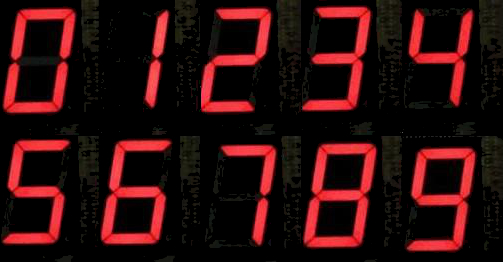
#> input picture image/7seg.jpg, 503 x 262 px
$ python main.py   (Python 2 division)   (older library calls are emulated)
#> lines starting #> are read from the running program, lines starting #| are printed output that depends on the picture; after the words box and inside, x2 and y2 are one past the last pixel; in counts of white or black regions, pixels touching at a corner belong together
import sys
sys.path.append('/usr/local/lib/python2.7/site-packages')
import numpy as np
import cv2
import fd_util
def show_img(im_stack):
    cv2.imshow('image', im_stack)
    cv2.waitKey(0)
    cv2.destroyAllWindows()

def print_img_size(im):
    result = im.shape
    print('len of im:' + str(len(result)))
    print result[1], result[0]

# open in grayscale
im = cv2.imread('image/7seg.jpg')
#> im is the input picture: shape (262, 503, 3); mean B, G, R 13.1, 12.8, 46.4
#print_img_size(im)

imgray = cv2.cvtColor(im, cv2.COLOR_BGR2GRAY)
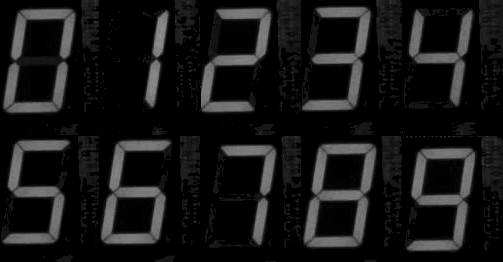
#> imgray: shape (262, 503); min 0, max 149, mean 22.9
#print_img_size(imgray)

imgblur = cv2.GaussianBlur(imgray, (5, 5), 0)
#print_img_size(imgblur)

# find contours
ret, thres = cv2.threshold(imgblur, 0, 255, cv2.THRESH_BINARY + cv2.THRESH_OTSU)
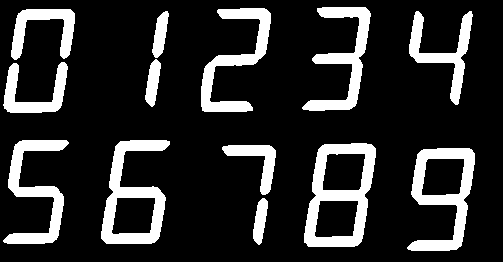
#> thres: shape (262, 503); 17.4% white; 13 white regions, largest, box (x1, y1, x2, y2) and area: (304, 143, 376, 247) 3285, (101, 140, 170, 244) 2879, (407, 148, 475, 251) 2800
#> ret = 53
#print_img_size(thres)

kernel = np.ones((5, 5), np.uint8)
dilation = cv2.dilate(thres, kernel, iterations = 2)
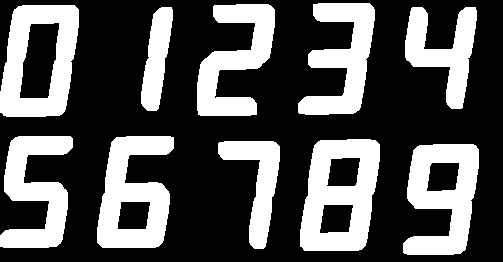
#> dilation: shape (262, 503); 33% white; 10 white regions
#print_img_size(dilation)

_, contours, hierarchy = cv2.findContours(dilation, cv2.RETR_TREE, cv2.CHAIN_APPROX_SIMPLE)
#> contours = 15 contours; largest, box (x1, y1, x2, y2) and area: (0, 5, 79, 117) 7321, (300, 139, 380, 251) 7312, (97, 136, 174, 248) 5846, (403, 144, 479, 255) 5752, (0, 136, 73, 248) 4276
cv2.drawContours(im, contours, -1, (0, 255, 0), 1)
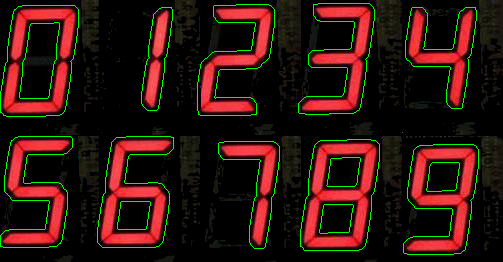
#> im: shape (262, 503, 3); 3.4% of pixels changed, all inside (x1, y1, x2, y2) = (0, 3, 479, 255)

print('contours: ' + str(len(contours)))
#| contours: 15

stack_img = np.hstack((imgray, imgblur, thres, dilation))
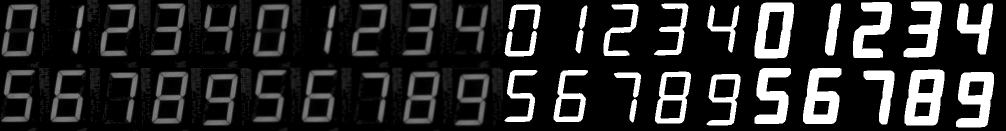
#> stack_img: shape (262, 2012) (shown at 1/2 size); min 0, max 255, mean 43.6
#show_img(stack_img)
#show_img(im)
